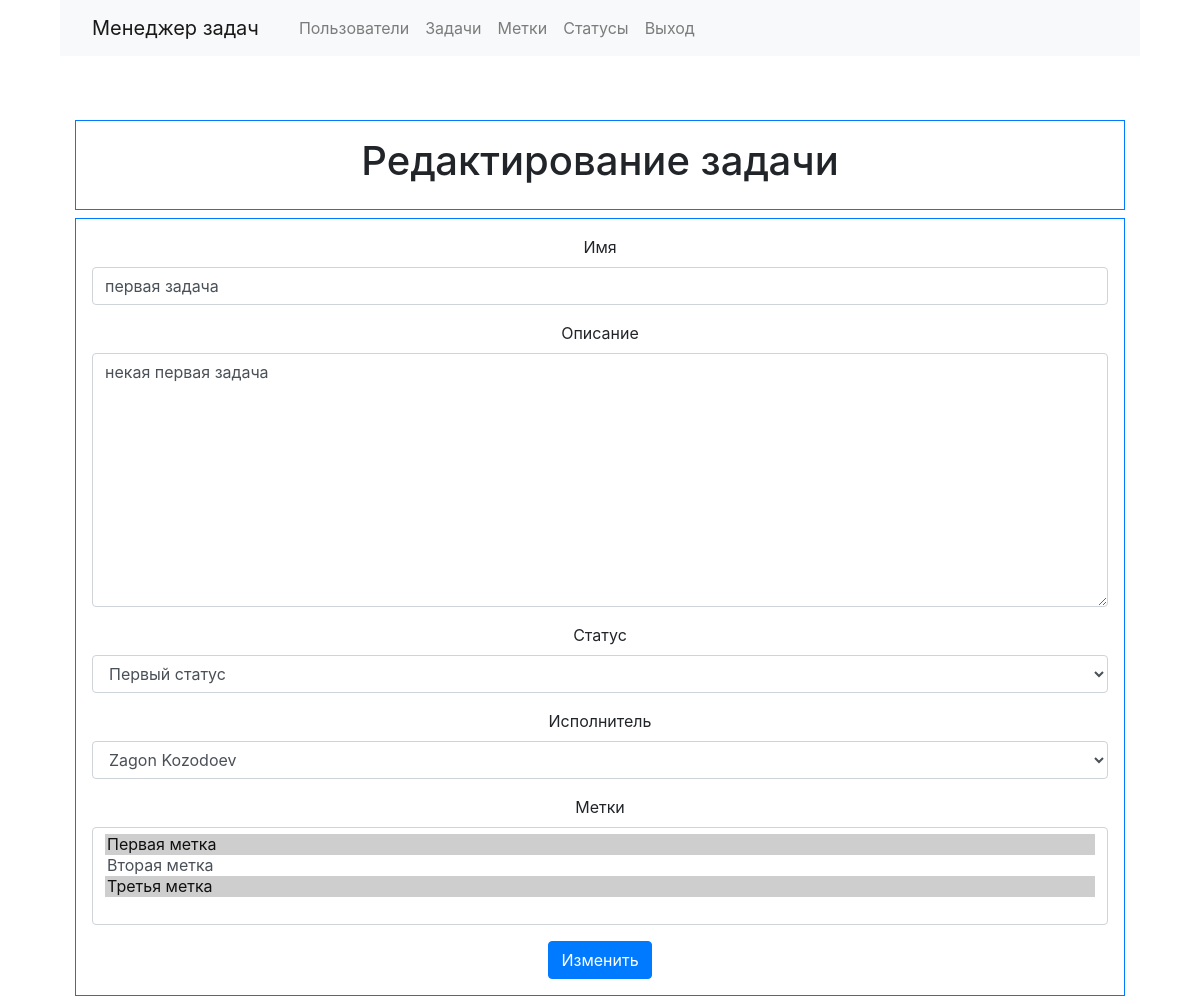
Page /tasks/2/update/ (signed in) on the earlier database version.
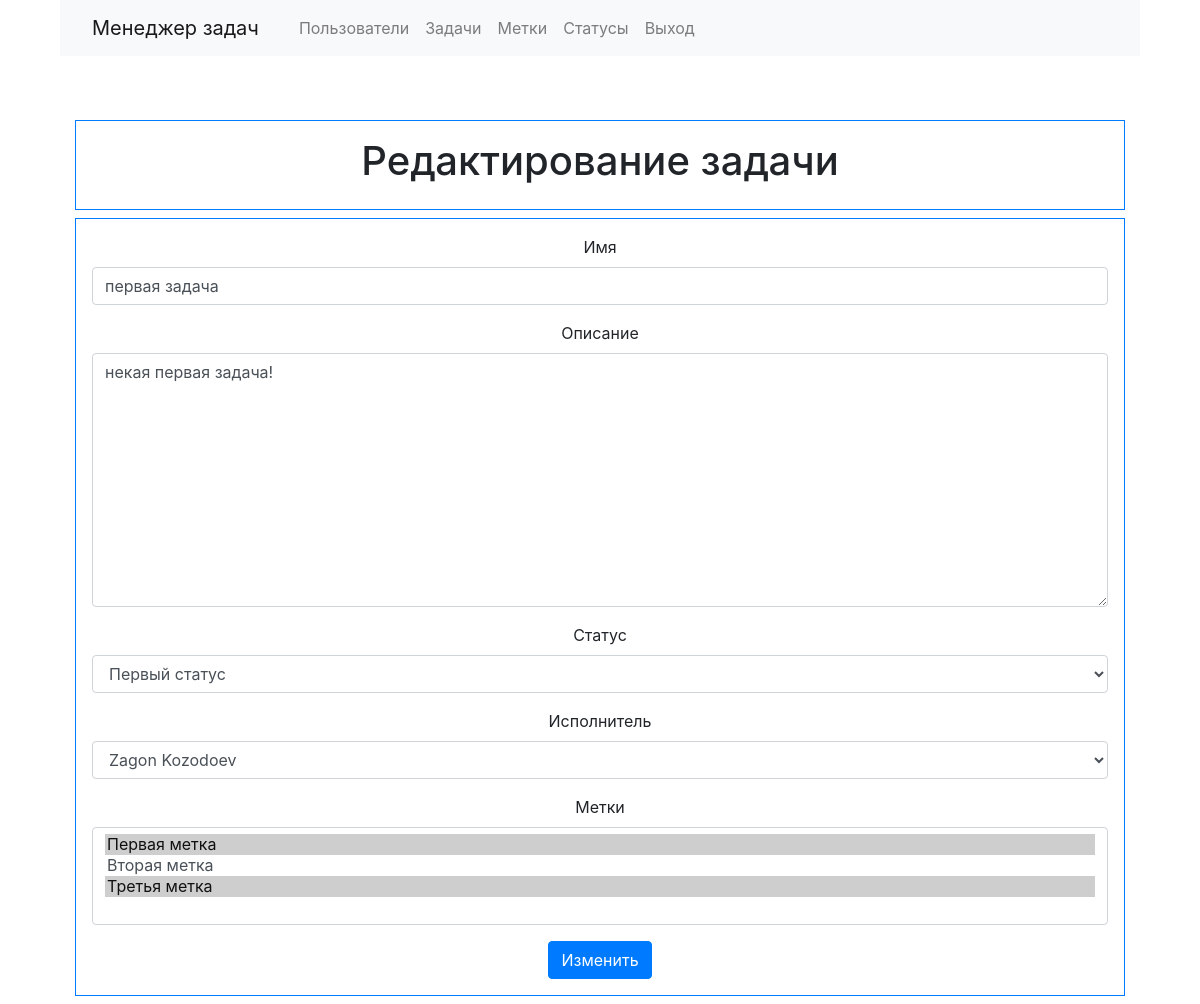
Same page on the later database version.
### tasks/models.py (models this page shows, shortened)
class Task(models.Model):
    name = models.CharField(max_length=255)
    created_at = models.DateTimeField(auto_now_add=True)
    description = models.TextField(max_length=600)
    status = models.ForeignKey(TaskStatus, on_delete=models.PROTECT, null=False, blank=False)
    creator = models.ForeignKey(User, on_delete=models.PROTECT, null=True, blank=True)
    executor = models.ForeignKey(User, on_delete=models.PROTECT, null=True, blank=True, related_name = 'executor')
    labels = models.ManyToManyField(TaskLabel, blank=True)

### statuses/models.py (models this page shows, shortened)
class TaskStatus(models.Model):
    name = models.CharField(max_length=200, unique=True)
    def __str__(self):
        return self.name

### labels/models.py (models this page shows, shortened)
class TaskLabel(models.Model):
    name = models.CharField(max_length=200, unique=True)
    def __str__(self):
        return self.name

### tasks/views.py (the view, shortened to what this page needs)
# urls.py: path('tasks/<int:pk>/update/', views.TaskUpdate.as_view(), name='task_update'),
class TaskUpdate(LoginRequiredMixin, SuccessMessageMixin, UpdateView):
    model = Task
    template_name = "tasks/task_update_form.html"
    success_url = reverse_lazy('tasks')
    success_message = _("Task successfully updated")
    form_class = TaskForm

### tasks/forms.py
class  TaskForm(ModelForm):
    class Meta:
        model = Task
        fields = ('name', 'description', 'status', 'executor', 'labels')
        labels = {
            'name': _('Name'),
            'description': _('content'),
            'status': _('status'),
            'executor': _('assigned_to'),
            'labels': _('labels')
        }
    def __init__(self, *args, **kwargs):
        super(TaskForm, self).__init__(*args, **kwargs)
        self.fields['executor'].queryset = User.objects.all()
        self.fields['executor'].label_from_instance = lambda obj: "{} {}".format(obj.first_name, obj.last_name)

### templates/tasks/task_update_form.html (shortened to what this page needs)
{% extends "base.html" %}
{% load bootstrap4 %}
{% load i18n %}
{% block page_header %}
<h1>{% trans "Adding Task" %}</h1>
{% endblock %}
{% block content %}
<form action="" method="post" class="form">
  {% bootstrap_form form %}
  {% buttons %}
  <button type="submit" class="btn btn-primary">{% trans "Edit" %}</button>
  {% endbuttons %}
</form>
{% endblock %}

Differences in the rows shown:
changed Task "Первый статус": description "некая первая задача" → "некая первая задача!"
